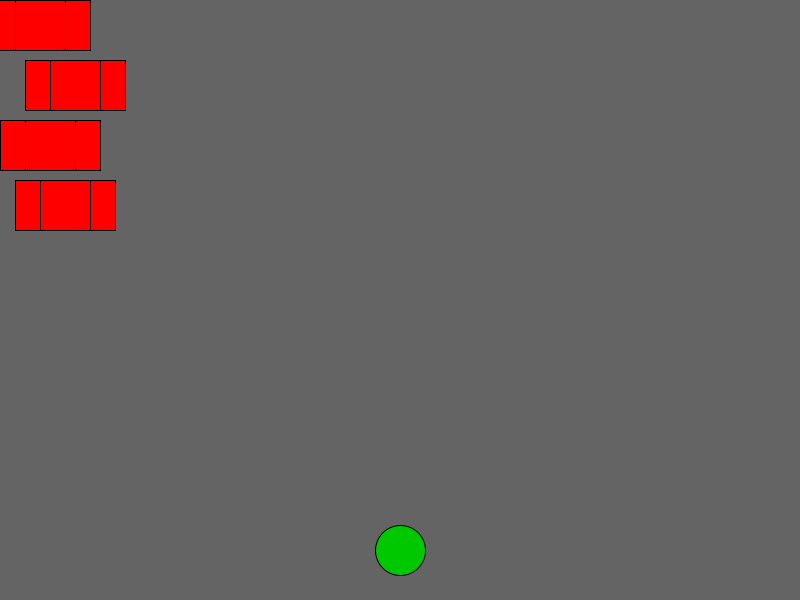
Frame 1 (no input)
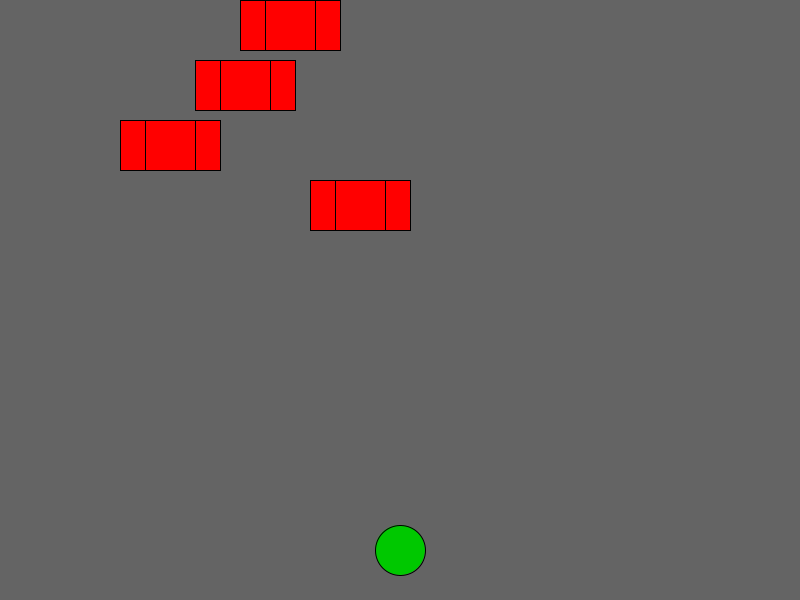
Frame 60 (the mouse pressed at the canvas centre just before this capture)
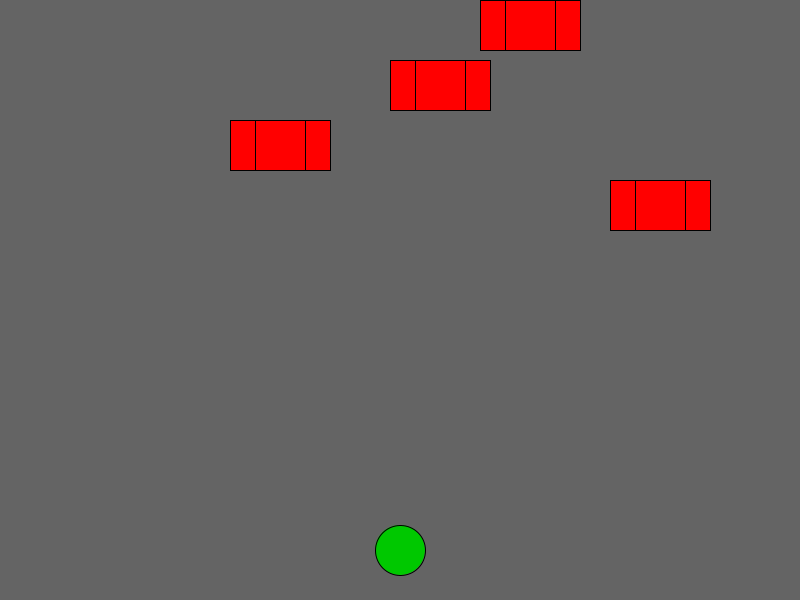
Frame 120 (the mouse held since frame 60 and released just before this capture)

The Processing sketch that drew these frames (run headless with seeded random() and noise(); from frame 60 on, the mouse is pressed at the canvas centre):

// Processing sketch: Frogger
// ── Frogger.pde
int frogX = 400;
int frogY = 550;
Car carI = new Car(10, 0, 100, 20);
Car carII = new Car(10, 60, 100, 15);
Car carIII = new Car(10, 120, 100, 10);
Car carIV = new Car(10, 180, 100, 5);
void setup(){
size(800, 600); 
}
void draw(){
background(100, 100, 100);
fill(0, 200, 0);
ellipse(frogX, frogY, 50, 50);
keyPressed();
carI.left();
carII.right();
carIII.left();
carIV.right();
carI.display();
carII.display();
carIII.display();
carIV.display();
if(intersects(carI)){
 frogX = 400;
 frogY = 550;
}
if(intersects(carII)){
 frogX = 400;
 frogY = 550;
}
if(intersects(carIII)){
 frogX = 400;
 frogY = 550;
}
if(intersects(carIV)){
 frogX = 400;
 frogY = 550;
}
}
void keyPressed(){
      if(key == CODED){
            if(keyCode == UP)
            {
                  if(frogY < 25){
                    exit();
                  }else{
                    frogY = frogY - 10;
                  }  
          }
            else if(keyCode == DOWN)
            {
                  if(frogY > 575){
                    frogY = 575;
                  }else{
                    frogY = frogY + 10;
                  }  
          }
            else if(keyCode == RIGHT)
            {
                  if(frogX > 775){
                    frogX = 775;
                  }else {
                    frogX = frogX + 10;
                  }
            }
            else if(keyCode == LEFT)
            {
                  if(frogX < 25){
                    frogX = 25;
                  }else {
                    frogX = frogX - 10;
                  }  
          }
      }
}
boolean intersects(Car car) {
      if ((frogY > car.getY() && frogY < car.getY()+50) && (frogX > car.getX() && frogX < car.getX()+car.getSize()))
      {
             return true;
      }
      else 
      {
             return false;
      }
}
class Car{
  int carX;
  int carY;
  int size;
  int speed;
  
  Car(int carX, int carY, int size, int speed){
   this.carX = carX;
   this.carY = carY;
   this.size = size; 
   this.speed = speed;
  }
  void display() {
      fill(255,0,0);
      rect(carX , carY, size, 50);
      fill(255, 0, 0);
      rect(carX + size/4, carY, size/2, 50);
}
int getY() {
 return carY; 
}
int getX() {
 return carX; 
}
int getSize(){
 return size; 
}
int getSpeed(){
 return speed; 
}
void right(){
 if(carX > 800 - size){
   carX = 0;
 }
   carX = carX + speed;
}
void left(){
  if(carX < 0){
    carX = 800 - size;
  }
    carX = carX - speed;
}
}
